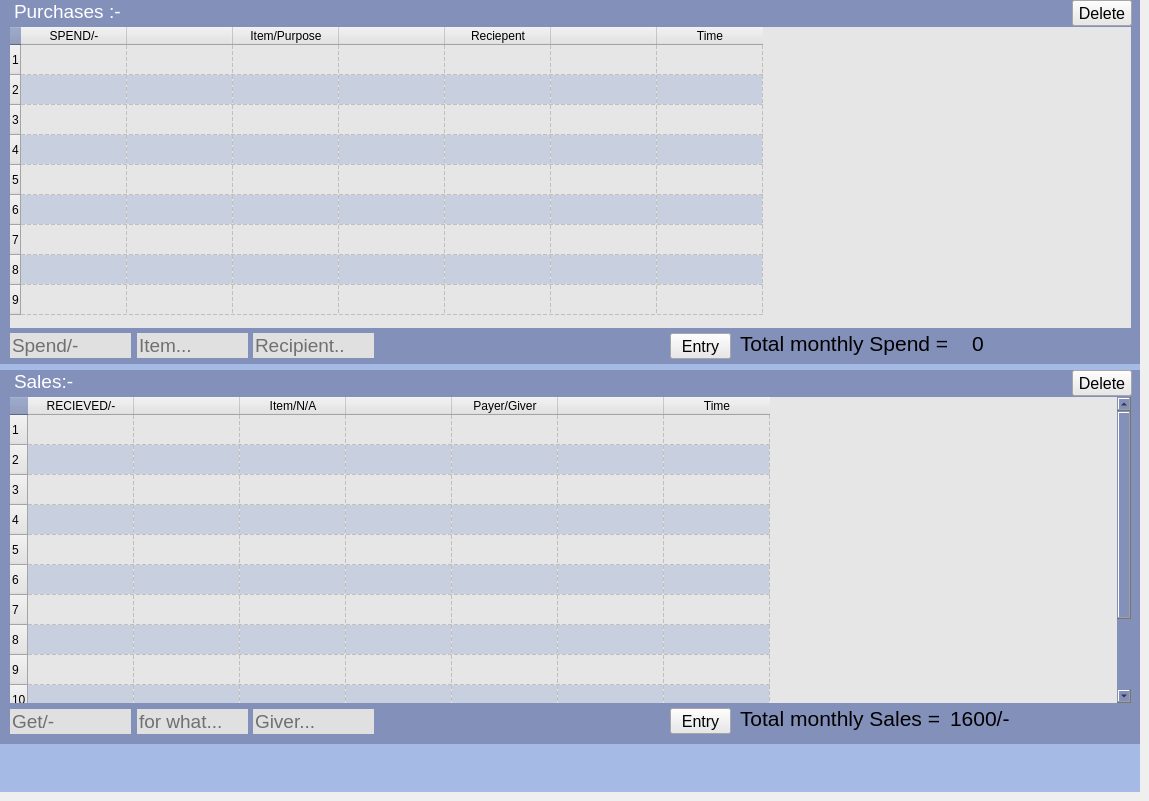
    <widget class="QWidget" name="tab_7">
     <attribute name="title">
      <string>Sales and Purchases</string>
     </attribute>
     <widget class="QWidget" name="widget_graph_3" native="true">
      <property name="geometry">
       <rect>
        <x>0</x>
        <y>0</y>
        <width>1140</width>
        <height>792</height>
       </rect>
      </property>
      <property name="styleSheet">
       <string notr="true">
background-color: rgb(165, 187, 230);</string>
      </property>
      <widget class="QWidget" name="widget_5" native="true">
       <property name="geometry">
        <rect>
         <x>0</x>
         <y>0</y>
         <width>1140</width>
         <height>364</height>
        </rect>
       </property>
       <property name="styleSheet">
        <string notr="true">background-color: rgb(131, 144, 186);</string>
       </property>
       <widget class="QLabel" name="label_expense_record">
        <property name="geometry">
         <rect>
          <x>14</x>
          <y>-4</y>
          <width>181</width>
          <height>31</height>
         </rect>
        </property>
        <property name="font">
         <font>
          <pointsize>14</pointsize>
         </font>
        </property>
        <property name="styleSheet">
         <string notr="true">color: rgb(255, 255, 255);</string>
        </property>
        <property name="text">
         <string>Purchases :-</string>
        </property>
       </widget>
       <widget class="QLabel" name="label_total_expense">
        <property name="geometry">
         <rect>
          <x>740</x>
          <y>328</y>
          <width>231</width>
          <height>31</height>
         </rect>
        </property>
        <property name="font">
         <font>
          <pointsize>16</pointsize>
         </font>
        </property>
        <property name="styleSheet">
         <string notr="true">color: rgb(0, 0, 0);</string>
        </property>
        <property name="text">
         <string>Total monthly Spend = </string>
        </property>
       </widget>
       <widget class="QLabel" name="label_total_spends">
        <property name="geometry">
         <rect>
          <x>972</x>
          <y>333</y>
          <width>151</width>
          <height>21</height>
         </rect>
        </property>
        <property name="font">
         <font>
          <pointsize>16</pointsize>
         </font>
        </property>
        <property name="styleSheet">
         <string notr="true">color: rgb(0, 0, 0);</string>
        </property>
        <property name="text">
         <string>0</string>
        </property>
       </widget>
       <widget class="QTableWidget" name="tableWidget_1">
        <property name="geometry">
         <rect>
          <x>10</x>
          <y>27</y>
          <width>1121</width>
          <height>301</height>
         </rect>
        </property>
        <property name="font">
         <font>
          <pointsize>16</pointsize>
         </font>
        </property>
        <property name="styleSheet">
         <string notr="true">background-color: rgb(230, 230, 230);
color: rgb(0, 0, 0);
alternate-background-color: rgb(200, 207, 222);</string>
        </property>
        <property name="frameShape">
         <enum>QFrame::Shape::NoFrame</enum>
        </property>
        <property name="frameShadow">
         <enum>QFrame::Shadow::Plain</enum>
        </property>
        <property name="lineWidth">
         <number>1</number>
        </property>
        <property name="midLineWidth">
         <number>0</number>
        </property>
        <property name="horizontalScrollBarPolicy">
         <enum>Qt::ScrollBarPolicy::ScrollBarAlwaysOff</enum>
        </property>
        <property name="alternatingRowColors">
         <bool>true</bool>
        </property>
        <property name="selectionMode">
         <enum>QAbstractItemView::SelectionMode::ContiguousSelection</enum>
        </property>
        <property name="selectionBehavior">
         <enum>QAbstractItemView::SelectionBehavior::SelectRows</enum>
        </property>
        <property name="textElideMode">
         <enum>Qt::TextElideMode::ElideMiddle</enum>
        </property>
        <property name="showGrid">
         <bool>true</bool>
        </property>
        <property name="gridStyle">
         <enum>Qt::PenStyle::DashLine</enum>
        </property>
        <property name="sortingEnabled">
         <bool>false</bool>
        </property>
        <property name="rowCount">
         <number>9</number>
        </property>
        <property name="columnCount">
         <number>7</number>
        </property>
        <attribute name="horizontalHeaderCascadingSectionResizes">
         <bool>false</bool>
        </attribute>
        <attribute name="horizontalHeaderMinimumSectionSize">
         <number>41</number>
        </attribute>
        <attribute name="horizontalHeaderDefaultSectionSize">
         <number>106</number>
        </attribute>
        <attribute name="horizontalHeaderStretchLastSection">
         <bool>false</bool>
        </attribute>
        <attribute name="verticalHeaderDefaultSectionSize">
         <number>30</number>
        </attribute>
        <attribute name="verticalHeaderStretchLastSection">
         <bool>false</bool>
        </attribute>
        <row/>
        <row/>
        <row/>
        <row/>
        <row/>
        <row/>
        <row/>
        <row/>
        <row/>
        <column>
         <property name="text">
          <string>SPEND/-</string>
         </property>
         <property name="font">
          <font>
           <pointsize>9</pointsize>
          </font>
         </property>
        </column>
        <column>
         <property name="text">
          <string/>
         </property>
        </column>
        <column>
         <property name="text">
          <string>Item/Purpose</string>
         </property>
        </column>
        <column>
         <property name="text">
          <string/>
         </property>
        </column>
        <column>
         <property name="text">
          <string>Reciepent</string>
         </property>
        </column>
        <column>
         <property name="text">
          <string/>
         </property>
        </column>
        <column>
         <property name="text">
          <string>Time</string>
         </property>
        </column>
       </widget>
       <widget class="QLineEdit" name="lineEdit_spend">
        <property name="geometry">
         <rect>
          <x>10</x>
          <y>333</y>
          <width>121</width>
          <height>25</height>
         </rect>
        </property>
        <property name="sizePolicy">
         <sizepolicy hsizetype="Fixed" vsizetype="Fixed">
          <horstretch>0</horstretch>
          <verstretch>0</verstretch>
         </sizepolicy>
        </property>
        <property name="minimumSize">
         <size>
          <width>0</width>
          <height>0</height>
         </size>
        </property>
        <property name="maximumSize">
         <size>
          <width>1920</width>
          <height>70</height>
         </size>
        </property>
        <property name="font">
         <font>
          <pointsize>14</pointsize>
         </font>
        </property>
        <property name="contextMenuPolicy">
         <enum>Qt::ContextMenuPolicy::NoContextMenu</enum>
        </property>
        <property name="styleSheet">
         <string notr="true">background-color: rgb(224, 224, 224);
color: rgb(0, 0, 0);</string>
        </property>
        <property name="text">
         <string/>
        </property>
        <property name="maxLength">
         <number>1000</number>
        </property>
        <property name="frame">
         <bool>false</bool>
        </property>
        <property name="echoMode">
         <enum>QLineEdit::EchoMode::Normal</enum>
        </property>
        <property name="cursorPosition">
         <number>0</number>
        </property>
        <property name="dragEnabled">
         <bool>true</bool>
        </property>
        <property name="placeholderText">
         <string>Spend/-</string>
        </property>
        <property name="cursorMoveStyle">
         <enum>Qt::CursorMoveStyle::LogicalMoveStyle</enum>
        </property>
        <property name="clearButtonEnabled">
         <bool>false</bool>
        </property>
       </widget>
       <widget class="QToolButton" name="toolButton_save1">
        <property name="geometry">
         <rect>
          <x>670</x>
          <y>333</y>
          <width>61</width>
          <height>26</height>
         </rect>
        </property>
        <property name="font">
         <font>
          <pointsize>12</pointsize>
         </font>
        </property>
        <property name="styleSheet">
         <string notr="true">background-color: rgb(232, 232, 232);
color: rgb(0, 0, 0);</string>
        </property>
        <property name="text">
         <string>Entry</string>
        </property>
       </widget>
       <widget class="QLineEdit" name="lineEdit_item">
        <property name="geometry">
         <rect>
          <x>137</x>
          <y>333</y>
          <width>111</width>
          <height>25</height>
         </rect>
        </property>
        <property name="sizePolicy">
         <sizepolicy hsizetype="Fixed" vsizetype="Fixed">
          <horstretch>0</horstretch>
          <verstretch>0</verstretch>
         </sizepolicy>
        </property>
        <property name="minimumSize">
         <size>
          <width>0</width>
          <height>0</height>
         </size>
        </property>
        <property name="maximumSize">
         <size>
          <width>1920</width>
          <height>70</height>
         </size>
        </property>
        <property name="font">
         <font>
          <pointsize>14</pointsize>
         </font>
        </property>
        <property name="contextMenuPolicy">
         <enum>Qt::ContextMenuPolicy::NoContextMenu</enum>
        </property>
        <property name="styleSheet">
         <string notr="true">background-color: rgb(224, 224, 224);
color: rgb(0, 0, 0);</string>
        </property>
        <property name="text">
         <string/>
        </property>
        <property name="maxLength">
         <number>1000</number>
        </property>
        <property name="frame">
         <bool>false</bool>
        </property>
        <property name="echoMode">
         <enum>QLineEdit::EchoMode::Normal</enum>
        </property>
        <property name="cursorPosition">
         <number>0</number>
        </property>
        <property name="dragEnabled">
         <bool>true</bool>
        </property>
        <property name="placeholderText">
         <string>Item...</string>
        </property>
        <property name="cursorMoveStyle">
         <enum>Qt::CursorMoveStyle::LogicalMoveStyle</enum>
        </property>
        <property name="clearButtonEnabled">
         <bool>false</bool>
        </property>
       </widget>
       <widget class="QLineEdit" name="lineEdit_reciepent">
        <property name="geometry">
         <rect>
          <x>253</x>
          <y>333</y>
          <width>121</width>
          <height>25</height>
         </rect>
        </property>
        <property name="sizePolicy">
         <sizepolicy hsizetype="Fixed" vsizetype="Fixed">
          <horstretch>0</horstretch>
          <verstretch>0</verstretch>
         </sizepolicy>
        </property>
        <property name="minimumSize">
         <size>
          <width>0</width>
          <height>0</height>
         </size>
        </property>
        <property name="maximumSize">
         <size>
          <width>1920</width>
          <height>70</height>
         </size>
        </property>
        <property name="font">
         <font>
          <pointsize>14</pointsize>
         </font>
        </property>
        <property name="contextMenuPolicy">
         <enum>Qt::ContextMenuPolicy::NoContextMenu</enum>
        </property>
        <property name="styleSheet">
         <string notr="true">background-color: rgb(224, 224, 224);
color: rgb(0, 0, 0);</string>
        </property>
        <property name="text">
         <string/>
        </property>
        <property name="maxLength">
         <number>1000</number>
        </property>
        <property name="frame">
         <bool>false</bool>
        </property>
        <property name="echoMode">
         <enum>QLineEdit::EchoMode::Normal</enum>
        </property>
        <property name="cursorPosition">
         <number>0</number>
        </property>
        <property name="dragEnabled">
         <bool>true</bool>
        </property>
        <property name="placeholderText">
         <string>Recipient..</string>
        </property>
        <property name="cursorMoveStyle">
         <enum>Qt::CursorMoveStyle::LogicalMoveStyle</enum>
        </property>
        <property name="clearButtonEnabled">
         <bool>false</bool>
        </property>
       </widget>
       <widget class="QToolButton" name="toolButton_del_row">
        <property name="geometry">
         <rect>
          <x>1072</x>
          <y>0</y>
          <width>60</width>
          <height>26</height>
         </rect>
        </property>
        <property name="font">
         <font>
          <pointsize>12</pointsize>
         </font>
        </property>
        <property name="styleSheet">
         <string notr="true">background-color: rgb(232, 232, 232);
color: rgb(0, 0, 0);</string>
        </property>
        <property name="text">
         <string>Delete</string>
        </property>
       </widget>
       <zorder>label_expense_record</zorder>
       <zorder>label_total_expense</zorder>
       <zorder>label_total_spends</zorder>
       <zorder>lineEdit_spend</zorder>
       <zorder>toolButton_save1</zorder>
       <zorder>lineEdit_item</zorder>
       <zorder>lineEdit_reciepent</zorder>
       <zorder>toolButton_del_row</zorder>
       <zorder>tableWidget_1</zorder>
      </widget>
      <widget class="QWidget" name="widget_6" native="true">
       <property name="geometry">
        <rect>
         <x>0</x>
         <y>370</y>
         <width>1140</width>
         <height>374</height>
        </rect>
       </property>
       <property name="styleSheet">
        <string notr="true">background-color: rgb(131, 144, 186);</string>
       </property>
       <widget class="QLabel" name="label_extra_gains">
        <property name="geometry">
         <rect>
          <x>14</x>
          <y>-4</y>
          <width>111</width>
          <height>31</height>
         </rect>
        </property>
        <property name="font">
         <font>
          <pointsize>14</pointsize>
         </font>
        </property>
        <property name="styleSheet">
         <string notr="true">color: rgb(255, 255, 255);</string>
        </property>
        <property name="text">
         <string>Sales:-</string>
        </property>
       </widget>
       <widget class="QLabel" name="label_monthly_gains">
        <property name="geometry">
         <rect>
          <x>740</x>
          <y>333</y>
          <width>201</width>
          <height>31</height>
         </rect>
        </property>
        <property name="font">
         <font>
          <pointsize>16</pointsize>
         </font>
        </property>
        <property name="styleSheet">
         <string notr="true">color: rgb(0, 0, 0);</string>
        </property>
        <property name="text">
         <string>Total monthly Sales = </string>
        </property>
       </widget>
       <widget class="QLabel" name="label_total_gains">
        <property name="geometry">
         <rect>
          <x>950</x>
          <y>338</y>
          <width>171</width>
          <height>21</height>
         </rect>
        </property>
        <property name="font">
         <font>
          <pointsize>16</pointsize>
         </font>
        </property>
        <property name="styleSheet">
         <string notr="true">color: rgb(0, 0, 0);</string>
        </property>
        <property name="text">
         <string>1600/-</string>
        </property>
       </widget>
       <widget class="QTableWidget" name="tableWidget_2">
        <property name="geometry">
         <rect>
          <x>10</x>
          <y>27</y>
          <width>1121</width>
          <height>306</height>
         </rect>
        </property>
        <property name="font">
         <font>
          <pointsize>16</pointsize>
         </font>
        </property>
        <property name="layoutDirection">
         <enum>Qt::LayoutDirection::LeftToRight</enum>
        </property>
        <property name="styleSheet">
         <string notr="true">background-color: rgb(230, 230, 230);
color: rgb(0, 0, 0);
alternate-background-color: rgb(200, 207, 222);</string>
        </property>
        <property name="frameShape">
         <enum>QFrame::Shape::NoFrame</enum>
        </property>
        <property name="frameShadow">
         <enum>QFrame::Shadow::Plain</enum>
        </property>
        <property name="lineWidth">
         <number>1</number>
        </property>
        <property name="midLineWidth">
         <number>0</number>
        </property>
        <property name="alternatingRowColors">
         <bool>true</bool>
        </property>
        <property name="selectionMode">
         <enum>QAbstractItemView::SelectionMode::ContiguousSelection</enum>
        </property>
        <property name="selectionBehavior">
         <enum>QAbstractItemView::SelectionBehavior::SelectRows</enum>
        </property>
        <property name="showGrid">
         <bool>true</bool>
        </property>
        <property name="gridStyle">
         <enum>Qt::PenStyle::DashLine</enum>
        </property>
        <property name="sortingEnabled">
         <bool>false</bool>
        </property>
        <property name="rowCount">
         <number>12</number>
        </property>
        <property name="columnCount">
         <number>7</number>
        </property>
        <attribute name="horizontalHeaderCascadingSectionResizes">
         <bool>false</bool>
        </attribute>
        <attribute name="horizontalHeaderMinimumSectionSize">
         <number>41</number>
        </attribute>
        <attribute name="horizontalHeaderDefaultSectionSize">
         <number>106</number>
        </attribute>
        <attribute name="horizontalHeaderStretchLastSection">
         <bool>false</bool>
        </attribute>
        <attribute name="verticalHeaderDefaultSectionSize">
         <number>30</number>
        </attribute>
        <attribute name="verticalHeaderStretchLastSection">
         <bool>false</bool>
        </attribute>
        <row/>
        <row/>
        <row/>
        <row/>
        <row/>
        <row/>
        <row/>
        <row/>
        <row/>
        <row/>
        <row/>
        <row/>
        <column>
         <property name="text">
          <string>RECIEVED/-</string>
         </property>
         <property name="font">
          <font>
           <pointsize>9</pointsize>
          </font>
         </property>
        </column>
        <column>
         <property name="text">
          <string/>
         </property>
        </column>
        <column>
         <property name="text">
          <string>Item/N/A</string>
         </property>
        </column>
        <column>
         <property name="text">
          <string/>
         </property>
        </column>
        <column>
         <property name="text">
          <string>Payer/Giver</string>
         </property>
        </column>
        <column>
         <property name="text">
          <string/>
         </property>
        </column>
        <column>
         <property name="text">
          <string>Time</string>
         </property>
        </column>
       </widget>
       <widget class="QLineEdit" name="lineEdit_get">
        <property name="geometry">
         <rect>
          <x>10</x>
          <y>339</y>
          <width>121</width>
          <height>25</height>
         </rect>
        </property>
        <property name="sizePolicy">
         <sizepolicy hsizetype="Fixed" vsizetype="Fixed">
          <horstretch>0</horstretch>
          <verstretch>0</verstretch>
         </sizepolicy>
        </property>
        <property name="minimumSize">
         <size>
          <width>0</width>
          <height>0</height>
         </size>
        </property>
        <property name="maximumSize">
         <size>
          <width>1920</width>
          <height>70</height>
         </size>
        </property>
        <property name="font">
         <font>
          <pointsize>14</pointsize>
         </font>
        </property>
        <property name="contextMenuPolicy">
         <enum>Qt::ContextMenuPolicy::NoContextMenu</enum>
        </property>
        <property name="styleSheet">
         <string notr="true">background-color: rgb(224, 224, 224);
color: rgb(0, 0, 0);</string>
        </property>
        <property name="text">
         <string/>
        </property>
        <property name="maxLength">
         <number>1000</number>
        </property>
        <property name="frame">
         <bool>false</bool>
        </property>
        <property name="echoMode">
         <enum>QLineEdit::EchoMode::Normal</enum>
        </property>
        <property name="cursorPosition">
         <number>0</number>
        </property>
        <property name="dragEnabled">
         <bool>true</bool>
        </property>
        <property name="placeholderText">
         <string>Get/-</string>
        </property>
        <property name="cursorMoveStyle">
         <enum>Qt::CursorMoveStyle::LogicalMoveStyle</enum>
        </property>
        <property name="clearButtonEnabled">
         <bool>false</bool>
        </property>
       </widget>
       <widget class="QToolButton" name="toolButton_save2">
        <property name="geometry">
         <rect>
          <x>670</x>
          <y>338</y>
          <width>61</width>
          <height>26</height>
         </rect>
        </property>
        <property name="font">
         <font>
          <pointsize>12</pointsize>
         </font>
        </property>
        <property name="styleSheet">
         <string notr="true">background-color: rgb(232, 232, 232);
color: rgb(0, 0, 0);</string>
        </property>
        <property name="text">
         <string>Entry</string>
        </property>
       </widget>
       <widget class="QLineEdit" name="lineEdit_for_what">
        <property name="geometry">
         <rect>
          <x>137</x>
          <y>339</y>
          <width>111</width>
          <height>25</height>
         </rect>
        </property>
        <property name="sizePolicy">
         <sizepolicy hsizetype="Fixed" vsizetype="Fixed">
          <horstretch>0</horstretch>
          <verstretch>0</verstretch>
         </sizepolicy>
        </property>
        <property name="minimumSize">
         <size>
          <width>0</width>
          <height>0</height>
         </size>
        </property>
        <property name="maximumSize">
         <size>
          <width>1920</width>
          <height>70</height>
         </size>
        </property>
        <property name="font">
         <font>
          <pointsize>14</pointsize>
         </font>
        </property>
        <property name="contextMenuPolicy">
         <enum>Qt::ContextMenuPolicy::NoContextMenu</enum>
        </property>
        <property name="styleSheet">
         <string notr="true">background-color: rgb(224, 224, 224);
color: rgb(0, 0, 0);</string>
        </property>
        <property name="text">
         <string/>
        </property>
        <property name="maxLength">
         <number>1000</number>
        </property>
        <property name="frame">
         <bool>false</bool>
        </property>
        <property name="echoMode">
         <enum>QLineEdit::EchoMode::Normal</enum>
        </property>
        <property name="cursorPosition">
         <number>0</number>
        </property>
        <property name="dragEnabled">
         <bool>true</bool>
        </property>
        <property name="placeholderText">
         <string>for what...</string>
        </property>
        <property name="cursorMoveStyle">
         <enum>Qt::CursorMoveStyle::LogicalMoveStyle</enum>
        </property>
        <property name="clearButtonEnabled">
         <bool>false</bool>
        </property>
       </widget>
       <widget class="QLineEdit" name="lineEdit_giver">
        <property name="geometry">
         <rect>
          <x>253</x>
          <y>339</y>
          <width>121</width>
          <height>25</height>
         </rect>
        </property>
        <property name="sizePolicy">
         <sizepolicy hsizetype="Fixed" vsizetype="Fixed">
          <horstretch>0</horstretch>
          <verstretch>0</verstretch>
         </sizepolicy>
        </property>
        <property name="minimumSize">
         <size>
          <width>0</width>
          <height>0</height>
         </size>
        </property>
        <property name="maximumSize">
         <size>
          <width>1920</width>
          <height>70</height>
         </size>
        </property>
        <property name="font">
         <font>
          <pointsize>14</pointsize>
         </font>
        </property>
        <property name="contextMenuPolicy">
         <enum>Qt::ContextMenuPolicy::NoContextMenu</enum>
        </property>
        <property name="styleSheet">
         <string notr="true">background-color: rgb(224, 224, 224);
color: rgb(0, 0, 0);</string>
        </property>
        <property name="text">
         <string/>
        </property>
        <property name="maxLength">
         <number>1000</number>
        </property>
        <property name="frame">
         <bool>false</bool>
        </property>
        <property name="echoMode">
         <enum>QLineEdit::EchoMode::Normal</enum>
        </property>
        <property name="cursorPosition">
         <number>0</number>
        </property>
        <property name="dragEnabled">
         <bool>true</bool>
        </property>
        <property name="placeholderText">
         <string>Giver...</string>
        </property>
        <property name="cursorMoveStyle">
         <enum>Qt::CursorMoveStyle::LogicalMoveStyle</enum>
        </property>
        <property name="clearButtonEnabled">
         <bool>false</bool>
        </property>
       </widget>
       <widget class="QToolButton" name="toolButton_del_row_2">
        <property name="geometry">
         <rect>
          <x>1072</x>
          <y>0</y>
          <width>60</width>
          <height>26</height>
         </rect>
        </property>
        <property name="font">
         <font>
          <pointsize>12</pointsize>
         </font>
        </property>
        <property name="styleSheet">
         <string notr="true">background-color: rgb(232, 232, 232);
color: rgb(0, 0, 0);</string>
        </property>
        <property name="text">
         <string>Delete</string>
        </property>
       </widget>
      </widget>
     </widget>
    </widget>
